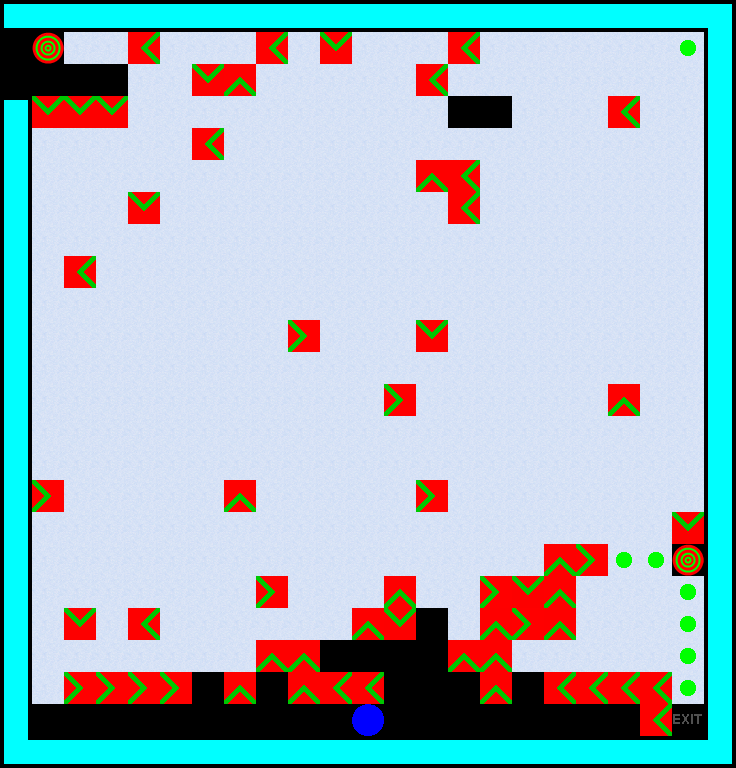

A 2D game scene composited from a Tiled map and its tileset images. What follows is a short description and the map's XML, with every tile layer's data as written:
An orthogonal 23x24 tile map with 32x32 px tiles, 4 tile layers (Layer 0, Layer 1, Layer 2, Layer 3), 5 tilesets.

<map version="1.0" orientation="orthogonal" renderorder="right-down" width="23" height="24" tilewidth="32" tileheight="32" nextobjectid="1">
 <properties>
  <property name="Description" value="Have fun!" />
  <property name="Title" value="Level 13" />
 </properties>
 <tileset firstgid="1" name="Walls" tilewidth="32" tileheight="32">
  <image source="walls.png" width="352" height="224" />
 </tileset>
 <tileset firstgid="78" name="Layer0" tilewidth="32" tileheight="32">
  <image source="Layer0.png" width="256" height="64" />
 </tileset>
 <tileset firstgid="94" name="Layer1" tilewidth="32" tileheight="32">
  <image source="Layer1.png" width="256" height="32" />
 </tileset>
 <tileset firstgid="102" name="Layer2" tilewidth="32" tileheight="32">
  <image source="Layer2.png" width="256" height="32" />
 </tileset>
 <tileset firstgid="110" name="Layer3" tilewidth="32" tileheight="32">
  <image source="Layer3.png" width="256" height="32" />
 </tileset>
 <layer name="Layer 0" width="23" height="24">
  <data encoding="csv">
34,35,35,35,35,35,35,35,35,35,35,35,35,35,35,35,35,35,35,35,35,35,7,
81,82,80,80,88,80,80,80,88,80,87,80,80,80,88,80,80,80,80,80,80,80,15,
81,0,0,0,80,80,87,86,80,80,80,80,80,88,80,80,80,80,80,80,80,80,15,
4,87,87,87,80,80,80,80,80,80,80,80,80,80,0,0,80,80,80,88,80,80,15,
15,80,80,80,80,80,88,80,80,80,80,80,80,80,80,80,80,80,80,80,80,80,15,
15,80,80,80,80,80,80,80,80,80,80,80,80,86,88,80,80,80,80,80,80,80,15,
15,80,80,80,87,80,80,80,80,80,80,80,80,80,88,80,80,80,80,80,80,80,15,
15,80,80,80,80,80,80,80,80,80,80,80,80,80,80,80,80,80,80,80,80,80,15,
15,80,88,80,80,80,80,80,80,80,80,80,80,80,80,80,80,80,80,80,80,80,15,
15,80,80,80,80,80,80,80,80,80,80,80,80,80,80,80,80,80,80,80,80,80,15,
15,80,80,80,80,80,80,80,80,89,80,80,80,87,80,80,80,80,80,80,80,80,15,
15,80,80,80,80,80,80,80,80,80,80,80,80,80,80,80,80,80,80,80,80,80,15,
15,80,80,80,80,80,80,80,80,80,80,80,89,80,80,80,80,80,80,86,80,80,15,
15,80,80,80,80,80,80,80,80,80,80,80,80,80,80,80,80,80,80,80,80,80,15,
15,80,80,80,80,80,80,80,80,80,80,80,80,80,80,80,80,80,80,80,80,80,15,
15,89,80,80,80,80,80,86,80,80,80,80,80,89,80,80,80,80,80,80,80,80,15,
15,80,80,80,80,80,80,80,80,80,80,80,80,80,80,80,80,80,80,80,80,87,15,
15,80,80,80,80,80,80,80,80,80,80,80,80,80,80,80,80,86,89,80,80,82,15,
15,80,80,80,80,80,80,80,89,80,80,80,86,80,80,89,87,86,80,80,80,80,15,
15,80,87,80,88,80,80,80,80,80,80,86,87,81,80,86,89,86,80,80,80,80,15,
15,80,80,80,80,80,80,80,86,86,0,0,0,0,86,86,80,80,80,80,80,80,15,
15,80,89,89,89,89,81,86,0,86,88,88,0,0,0,86,81,88,88,88,88,80,15,
15,0,0,0,0,0,0,0,0,0,0,0,0,0,0,0,0,0,0,0,88,78,15,
27,35,35,35,35,35,35,35,35,35,35,35,35,35,35,35,35,35,35,35,35,35,29
</data>
 </layer>
 <layer name="Layer 1" width="23" height="24">
  <data encoding="csv">
0,0,0,0,0,0,0,0,0,0,0,0,0,0,0,0,0,0,0,0,0,0,0,
0,0,0,0,0,0,0,0,0,0,0,0,0,0,0,0,0,0,0,0,0,0,0,
0,0,0,0,0,0,0,0,0,0,0,0,0,0,0,0,0,0,0,0,0,0,0,
0,0,0,0,0,0,0,0,0,0,0,0,0,0,0,0,0,0,0,0,0,0,0,
0,0,0,0,0,0,0,0,0,0,0,0,0,0,0,0,0,0,0,0,0,0,0,
0,0,0,0,0,0,0,0,0,0,0,0,0,0,0,0,0,0,0,0,0,0,0,
0,0,0,0,0,0,0,0,0,0,0,0,0,0,0,0,0,0,0,0,0,0,0,
0,0,0,0,0,0,0,0,0,0,0,0,0,0,0,0,0,0,0,0,0,0,0,
0,0,0,0,0,0,0,0,0,0,0,0,0,0,0,0,0,0,0,0,0,0,0,
0,0,0,0,0,0,0,0,0,0,0,0,0,0,0,0,0,0,0,0,0,0,0,
0,0,0,0,0,0,0,0,0,0,0,0,0,0,0,0,0,0,0,0,0,0,0,
0,0,0,0,0,0,0,0,0,0,0,0,0,0,0,0,0,0,0,0,0,0,0,
0,0,0,0,0,0,0,0,0,0,0,0,0,0,0,0,0,0,0,0,0,0,0,
0,0,0,0,0,0,0,0,0,0,0,0,0,0,0,0,0,0,0,0,0,0,0,
0,0,0,0,0,0,0,0,0,0,0,0,0,0,0,0,0,0,0,0,0,0,0,
0,0,0,0,0,0,0,0,0,0,0,0,0,0,0,0,0,0,0,0,0,0,0,
0,0,0,0,0,0,0,0,0,0,0,0,0,0,0,0,0,0,0,0,0,0,0,
0,0,0,0,0,0,0,0,0,0,0,0,0,0,0,0,0,0,0,0,0,0,0,
0,0,0,0,0,0,0,0,0,0,0,0,0,0,0,0,0,0,0,0,0,0,0,
0,0,0,0,0,0,0,0,0,0,0,0,0,0,0,0,0,0,0,0,0,0,0,
0,0,0,0,0,0,0,0,0,0,0,0,0,0,0,0,0,0,0,0,0,0,0,
0,0,0,0,0,0,0,0,0,0,0,0,0,0,0,0,0,0,0,0,0,0,0,
0,0,0,0,0,0,0,0,0,0,0,0,0,0,0,0,0,0,0,0,0,0,0,
0,0,0,0,0,0,0,0,0,0,0,0,0,0,0,0,0,0,0,0,0,0,0
</data>
 </layer>
 <layer name="Layer 2" width="23" height="24">
  <data encoding="csv">
0,0,0,0,0,0,0,0,0,0,0,0,0,0,0,0,0,0,0,0,0,0,0,
0,0,0,0,0,0,0,0,0,0,0,0,0,0,0,0,0,0,0,0,0,0,0,
0,0,0,0,0,0,0,0,0,0,0,0,0,0,0,0,0,0,0,0,0,0,0,
0,0,0,0,0,0,0,0,0,0,0,0,0,0,0,0,0,0,0,0,0,0,0,
0,0,0,0,0,0,0,0,0,0,0,0,0,0,0,0,0,0,0,0,0,0,0,
0,0,0,0,0,0,0,0,0,0,0,0,0,0,0,0,0,0,0,0,0,0,0,
0,0,0,0,0,0,0,0,0,0,0,0,0,0,0,0,0,0,0,0,0,0,0,
0,0,0,0,0,0,0,0,0,0,0,0,0,0,0,0,0,0,0,0,0,0,0,
0,0,0,0,0,0,0,0,0,0,0,0,0,0,0,0,0,0,0,0,0,0,0,
0,0,0,0,0,0,0,0,0,0,0,0,0,0,0,0,0,0,0,0,0,0,0,
0,0,0,0,0,0,0,0,0,0,0,0,0,0,0,0,0,0,0,0,0,0,0,
0,0,0,0,0,0,0,0,0,0,0,0,0,0,0,0,0,0,0,0,0,0,0,
0,0,0,0,0,0,0,0,0,0,0,0,0,0,0,0,0,0,0,0,0,0,0,
0,0,0,0,0,0,0,0,0,0,0,0,0,0,0,0,0,0,0,0,0,0,0,
0,0,0,0,0,0,0,0,0,0,0,0,0,0,0,0,0,0,0,0,0,0,0,
0,0,0,0,0,0,0,0,0,0,0,0,0,0,0,0,0,0,0,0,0,0,0,
0,0,0,0,0,0,0,0,0,0,0,0,0,0,0,0,0,0,0,0,0,0,0,
0,0,0,0,0,0,0,0,0,0,0,0,0,0,0,0,0,0,0,0,0,0,0,
0,0,0,0,0,0,0,0,0,0,0,0,0,0,0,0,0,0,0,0,0,0,0,
0,0,0,0,0,0,0,0,0,0,0,0,0,0,0,0,0,0,0,0,0,0,0,
0,0,0,0,0,0,0,0,0,0,0,0,0,0,0,0,0,0,0,0,0,0,0,
0,0,0,0,0,0,0,0,0,0,0,0,0,0,0,0,0,0,0,0,0,0,0,
0,0,0,0,0,0,0,0,0,0,0,0,0,0,0,0,0,0,0,0,0,0,0,
0,0,0,0,0,0,0,0,0,0,0,0,0,0,0,0,0,0,0,0,0,0,0
</data>
 </layer>
 <layer name="Layer 3" width="23" height="24">
  <data encoding="csv">
0,0,0,0,0,0,0,0,0,0,0,0,0,0,0,0,0,0,0,0,0,0,0,
0,0,0,0,0,0,0,0,0,0,0,0,0,0,0,0,0,0,0,0,0,111,0,
0,0,0,0,0,0,0,0,0,0,0,0,0,0,0,0,0,0,0,0,0,0,0,
0,0,0,0,0,0,0,0,0,0,0,0,0,0,0,0,0,0,0,0,0,0,0,
0,0,0,0,0,0,0,0,0,0,0,0,0,0,0,0,0,0,0,0,0,0,0,
0,0,0,0,0,0,0,0,0,0,0,0,0,0,0,0,0,0,0,0,0,0,0,
0,0,0,0,0,0,0,0,0,0,0,0,0,0,0,0,0,0,0,0,0,0,0,
0,0,0,0,0,0,0,0,0,0,0,0,0,0,0,0,0,0,0,0,0,0,0,
0,0,0,0,0,0,0,0,0,0,0,0,0,0,0,0,0,0,0,0,0,0,0,
0,0,0,0,0,0,0,0,0,0,0,0,0,0,0,0,0,0,0,0,0,0,0,
0,0,0,0,0,0,0,0,0,0,0,0,0,0,0,0,0,0,0,0,0,0,0,
0,0,0,0,0,0,0,0,0,0,0,0,0,0,0,0,0,0,0,0,0,0,0,
0,0,0,0,0,0,0,0,0,0,0,0,0,0,0,0,0,0,0,0,0,0,0,
0,0,0,0,0,0,0,0,0,0,0,0,0,0,0,0,0,0,0,0,0,0,0,
0,0,0,0,0,0,0,0,0,0,0,0,0,0,0,0,0,0,0,0,0,0,0,
0,0,0,0,0,0,0,0,0,0,0,0,0,0,0,0,0,0,0,0,0,0,0,
0,0,0,0,0,0,0,0,0,0,0,0,0,0,0,0,0,0,0,0,0,0,0,
0,0,0,0,0,0,0,0,0,0,0,0,0,0,0,0,0,0,0,111,111,0,0,
0,0,0,0,0,0,0,0,0,0,0,0,0,0,0,0,0,0,0,0,0,111,0,
0,0,0,0,0,0,0,0,0,0,0,0,0,0,0,0,0,0,0,0,0,111,0,
0,0,0,0,0,0,0,0,0,0,0,0,0,0,0,0,0,0,0,0,0,111,0,
0,0,0,0,0,0,0,0,0,0,0,0,0,0,0,0,0,0,0,0,0,111,0,
0,0,0,0,0,0,0,0,0,0,0,110,0,0,0,0,0,0,0,0,0,0,0,
0,0,0,0,0,0,0,0,0,0,0,0,0,0,0,0,0,0,0,0,0,0,0
</data>
 </layer>
</map>
